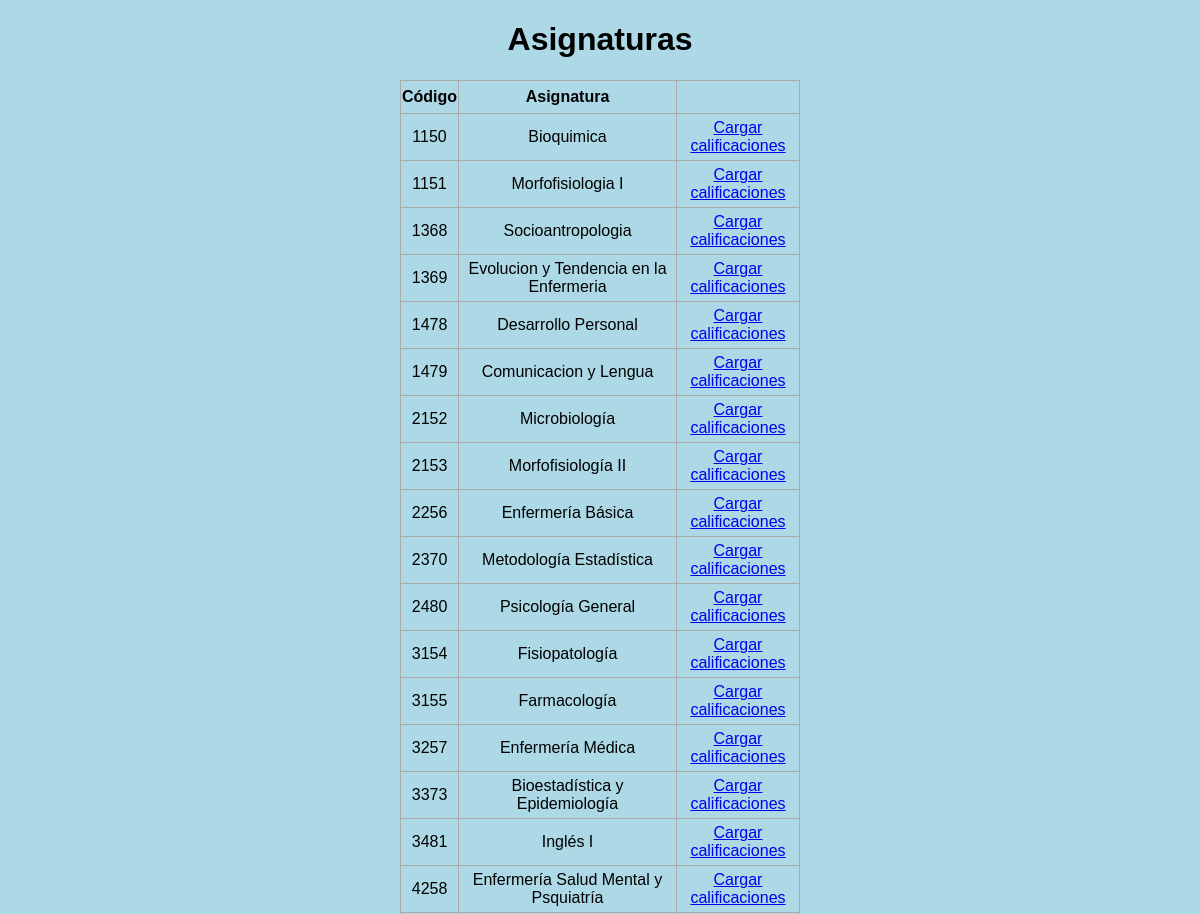
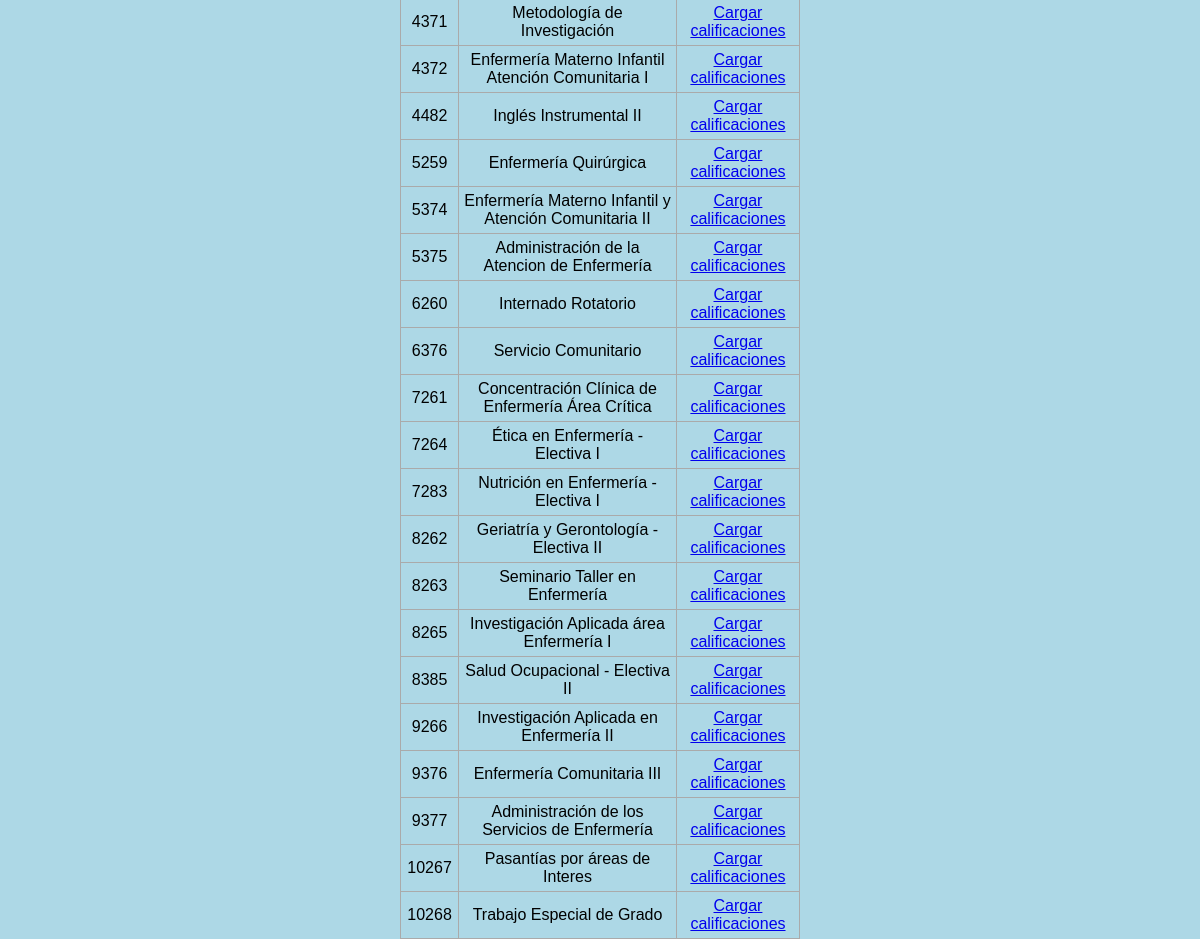
Page /asignaturas_notas on the committed database (2 pictures, top to bottom).
### inscripcion.py (models this page shows, shortened)
class Asignatura(db.Model):
    cod_asig = db.Column(db.Integer, primary_key=True)
    nombre = db.Column(db.String(200), nullable=False)
    unidad_creditos = db.Column(db.Integer)

### inscripcion.py (the view)
@app.route('/asignaturas_notas', methods=['GET', 'POST'])
def listar_asignaturas():
    if request.method == 'POST':
        pass
    else:
        asignaturas = Asignatura.query.all()
        return render_template('asignaturas_notas.html', asignaturas=asignaturas)

### templates/asignaturas_notas.html (shortened to what this page needs)
{% extends 'base.html' %}
{% block body %}
<div class="content">
    <h1 style="text-align: center">Asignaturas</h1>
    {% if asignaturas|length < 1 %}
    <h4 style="text-align: center">No hay asignaturas registradas aún!</h4>
    {% else %}
    <table>
        <tr>
            <th>Código</th>
            <th>Asignatura</th>
        </tr>
        {% for asignatura in asignaturas %}
        <tr>
            <td>{{ asignatura.cod_asig }}</td>
            <td>{{ asignatura.nombre }}</td>
            <td>
                <a href="/estudiantes_notas/{{asignatura.cod_asig}}">Cargar calificaciones</a>
            </td>
        </tr>
        {% endfor %}
    </table>
    {% endif %}
</div>
{% endblock %}

### templates/base.html (shortened to what this page needs)
<!DOCTYPE html>
<html lang="en">
<head>
    <link rel="stylesheet", href="{{ url_for('static', filename='css/main.css')}}">
</head>
<body>
    {% block body%} {% endblock %}
</body>
</html>

### static/css/main.css (style rules this page uses)
body, html { margin: 0; font-family: sans-serif; background-color: lightblue; }
.content { margin: 0 auto; width: 400px; }
table, td, th { border: 1px solid #aaa; }
table { border-collapse: collapse; width: 100%; }
th { height: 30px; }
td { text-align: center; padding: 5px; }

### rows in the picture
Asignatura: cod_asig "1150", nombre "Bioquimica"
Asignatura: cod_asig "1151", nombre "Morfofisiologia I"
Asignatura: cod_asig "1368", nombre "Socioantropologia"
Asignatura: cod_asig "1369", nombre "Evolucion y Tendencia en la Enfermeria"
Asignatura: cod_asig "1478", nombre "Desarrollo Personal"
Asignatura: cod_asig "1479", nombre "Comunicacion y Lengua"
Asignatura: cod_asig "2152", nombre "Microbiología"
Asignatura: cod_asig "2153", nombre "Morfofisiología II"
Asignatura: cod_asig "2256", nombre "Enfermería Básica"
Asignatura: cod_asig "2370", nombre "Metodología Estadística"
Asignatura: cod_asig "2480", nombre "Psicología General"
Asignatura: cod_asig "3154", nombre "Fisiopatología"
Asignatura: cod_asig "3155", nombre "Farmacología"
Asignatura: cod_asig "3257", nombre "Enfermería Médica"
Asignatura: cod_asig "3373", nombre "Bioestadística y Epidemiología"
Asignatura: cod_asig "3481", nombre "Inglés I"
Asignatura: cod_asig "4258", nombre "Enfermería Salud Mental y Psquiatría"
Asignatura: cod_asig "4371", nombre "Metodología de Investigación"
Asignatura: cod_asig "4372", nombre "Enfermería Materno Infantil Atención Comunitaria I"
Asignatura: cod_asig "4482", nombre "Inglés Instrumental II"
Asignatura: cod_asig "5259", nombre "Enfermería Quirúrgica"
Asignatura: cod_asig "5374", nombre "Enfermería Materno Infantil y Atención Comunitaria II"
Asignatura: cod_asig "5375", nombre "Administración de la Atencion de Enfermería"
Asignatura: cod_asig "6260", nombre "Internado Rotatorio"
Asignatura: cod_asig "6376", nombre "Servicio Comunitario"
Asignatura: cod_asig "7261", nombre "Concentración Clínica de Enfermería Área Crítica"
Asignatura: cod_asig "7264", nombre "Ética en Enfermería - Electiva I"
Asignatura: cod_asig "7283", nombre "Nutrición en Enfermería - Electiva I"
Asignatura: cod_asig "8262", nombre "Geriatría y Gerontología - Electiva II"
Asignatura: cod_asig "8263", nombre "Seminario Taller en Enfermería"
Asignatura: cod_asig "8265", nombre "Investigación Aplicada área Enfermería I"
Asignatura: cod_asig "8385", nombre "Salud Ocupacional - Electiva II"
Asignatura: cod_asig "9266", nombre "Investigación Aplicada en Enfermería II"
Asignatura: cod_asig "9376", nombre "Enfermería Comunitaria III"
Asignatura: cod_asig "9377", nombre "Administración de los Servicios de Enfermería"
Asignatura: cod_asig "10267", nombre "Pasantías por áreas de Interes"
Asignatura: cod_asig "10268", nombre "Trabajo Especial de Grado"
